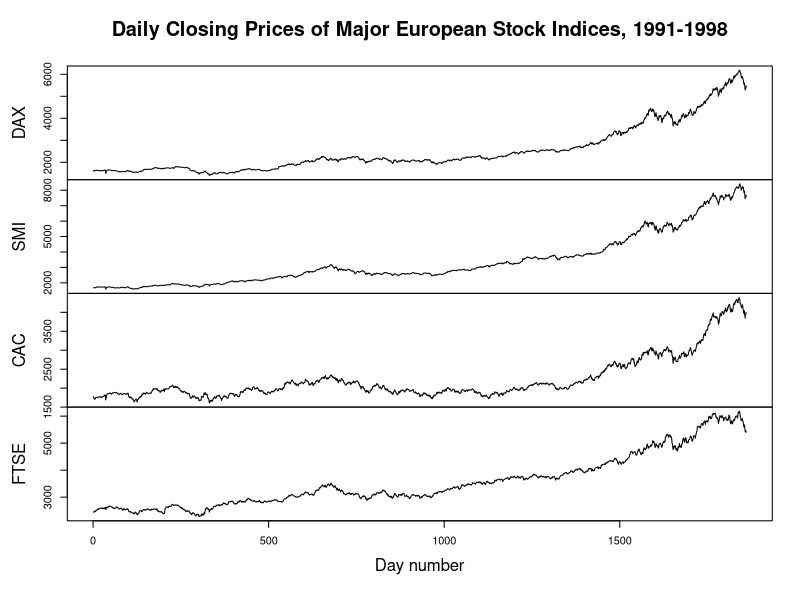
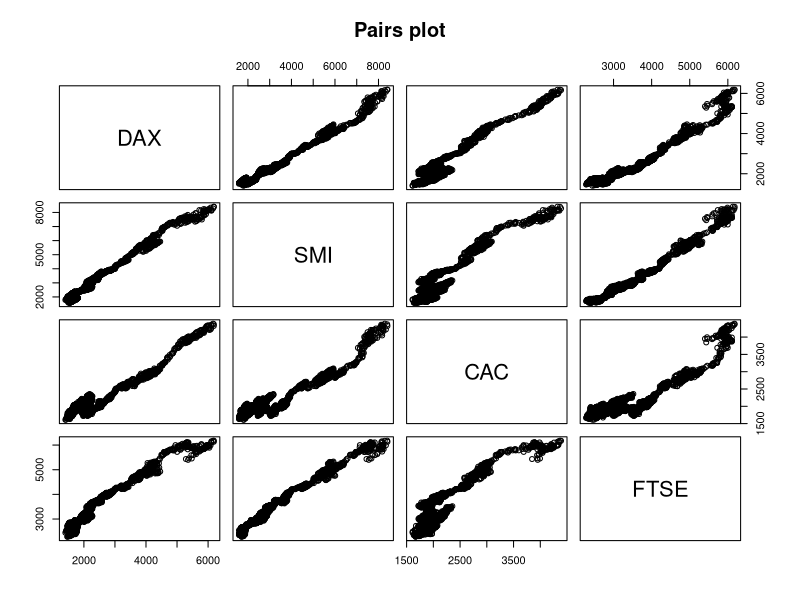

Reproduce these figures in R, in order.
## ---- chunk 1
#knitr::opts_chunk$set(echo = TRUE)
knitr::opts_chunk$set(echo = FALSE)
## ---- chunk 2
data("EuStockMarkets")
df <- as.data.frame(na.omit(EuStockMarkets))
#df$DayNum <- 1:nrow(df)
summary(df)
## ---- chunk 3
# https://stackoverflow.com/questions/4877357/how-to-plot-all-the-columns-of-a-data-frame-in-r
plot.ts(df, main = "Daily Closing Prices of Major European Stock Indices, 1991-1998", xlab = "Day number")
pairs(df, main="Pairs plot")
## ---- chunk 4
# https://www.quantstart.com/articles/Cointegrated-Augmented-Dickey-Fuller-Test-for-Pairs-Trading-Evaluation-in-R
# https://www.quantstart.com/articles/Cointegrated-Augmented-Dickey-Fuller-Test-for-Pairs-Trading-Evaluation-in-R
library("tseries")
set.seed(5)

print("*****     ADF test for DAX:SMI")
comb <- lm(DAX~SMI, data = df)
summary(comb)
adf.test(comb$residuals, k=1)

print("*****     ADF test for SMI:DAX")
comb <- lm(DAX~SMI, data = df)
summary(comb)
adf.test(comb$residuals, k=1)


print("*****     ADF test for FTSE:SMI")
comb <- lm(FTSE~SMI, data = df)
summary(comb)
adf.test(comb$residuals, k=1)

print("*****     ADF test for SMI:FTSE")
comb <- lm(SMI~FTSE, data = df)
summary(comb)
adf.test(comb$residuals, k=1)

# The ADF test statistic for EWC as the independent variable is smaller (more negative) than that for EWA as the independent 
# variable and hence we will choose this as our linear combination for any future trading implementations.
